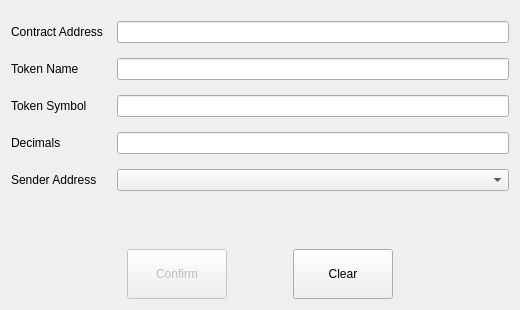
<?xml version="1.0" encoding="UTF-8"?>
<ui version="4.0">
 <class>AddTokenPage</class>
 <widget class="QWidget" name="AddTokenPage">
  <property name="geometry">
   <rect>
    <x>0</x>
    <y>0</y>
    <width>520</width>
    <height>310</height>
   </rect>
  </property>
  <property name="windowTitle">
   <string>Form</string>
  </property>
  <layout class="QVBoxLayout" name="verticalLayout">
   <item>
    <spacer name="verticalSpacer_2">
     <property name="orientation">
      <enum>Qt::Vertical</enum>
     </property>
     <property name="sizeType">
      <enum>QSizePolicy::Fixed</enum>
     </property>
     <property name="sizeHint" stdset="0">
      <size>
       <width>20</width>
       <height>10</height>
      </size>
     </property>
    </spacer>
   </item>
   <item>
    <layout class="QGridLayout" name="gridLayout">
     <property name="verticalSpacing">
      <number>15</number>
     </property>
     <item row="2" column="0">
      <widget class="QLabel" name="labelTokenSymbol">
       <property name="minimumSize">
        <size>
         <width>100</width>
         <height>0</height>
        </size>
       </property>
       <property name="text">
        <string>Token Symbol</string>
       </property>
      </widget>
     </item>
     <item row="3" column="1">
      <widget class="QLineEdit" name="lineEditDecimals">
       <property name="alignment">
        <set>Qt::AlignCenter</set>
       </property>
       <property name="readOnly">
        <bool>true</bool>
       </property>
      </widget>
     </item>
     <item row="2" column="1">
      <widget class="QLineEdit" name="lineEditTokenSymbol">
       <property name="alignment">
        <set>Qt::AlignCenter</set>
       </property>
       <property name="readOnly">
        <bool>false</bool>
       </property>
      </widget>
     </item>
     <item row="1" column="1">
      <widget class="QLineEdit" name="lineEditTokenName">
       <property name="alignment">
        <set>Qt::AlignCenter</set>
       </property>
       <property name="readOnly">
        <bool>false</bool>
       </property>
      </widget>
     </item>
     <item row="0" column="0">
      <widget class="QLabel" name="labelContractAddress">
       <property name="minimumSize">
        <size>
         <width>100</width>
         <height>0</height>
        </size>
       </property>
       <property name="text">
        <string>Contract Address</string>
       </property>
      </widget>
     </item>
     <item row="0" column="1">
      <widget class="QLineEdit" name="lineEditContractAddress">
       <property name="alignment">
        <set>Qt::AlignCenter</set>
       </property>
      </widget>
     </item>
     <item row="1" column="0">
      <widget class="QLabel" name="labelTokenName">
       <property name="minimumSize">
        <size>
         <width>100</width>
         <height>0</height>
        </size>
       </property>
       <property name="text">
        <string>Token Name</string>
       </property>
      </widget>
     </item>
     <item row="3" column="0">
      <widget class="QLabel" name="labelDecimals">
       <property name="minimumSize">
        <size>
         <width>100</width>
         <height>0</height>
        </size>
       </property>
       <property name="text">
        <string>Decimals</string>
       </property>
      </widget>
     </item>
     <item row="4" column="0">
      <widget class="QLabel" name="label">
       <property name="text">
        <string>Sender Address</string>
       </property>
      </widget>
     </item>
     <item row="4" column="1">
      <widget class="AddressField" name="lineEditSenderAddress"/>
     </item>
    </layout>
   </item>
   <item>
    <spacer name="verticalSpacer">
     <property name="orientation">
      <enum>Qt::Vertical</enum>
     </property>
     <property name="sizeHint" stdset="0">
      <size>
       <width>20</width>
       <height>40</height>
      </size>
     </property>
    </spacer>
   </item>
   <item>
    <layout class="QHBoxLayout" name="horizontalLayout">
     <property name="rightMargin">
      <number>0</number>
     </property>
     <item>
      <spacer name="horizontalSpacer">
       <property name="orientation">
        <enum>Qt::Horizontal</enum>
       </property>
       <property name="sizeHint" stdset="0">
        <size>
         <width>40</width>
         <height>20</height>
        </size>
       </property>
      </spacer>
     </item>
     <item>
      <widget class="QPushButton" name="confirmButton">
       <property name="enabled">
        <bool>false</bool>
       </property>
       <property name="minimumSize">
        <size>
         <width>100</width>
         <height>50</height>
        </size>
       </property>
       <property name="text">
        <string>Confirm</string>
       </property>
      </widget>
     </item>
     <item>
      <spacer name="horizontalSpacer_3">
       <property name="orientation">
        <enum>Qt::Horizontal</enum>
       </property>
       <property name="sizeType">
        <enum>QSizePolicy::Fixed</enum>
       </property>
       <property name="sizeHint" stdset="0">
        <size>
         <width>60</width>
         <height>20</height>
        </size>
       </property>
      </spacer>
     </item>
     <item>
      <widget class="QPushButton" name="clearButton">
       <property name="minimumSize">
        <size>
         <width>100</width>
         <height>50</height>
        </size>
       </property>
       <property name="text">
        <string>Clear</string>
       </property>
      </widget>
     </item>
     <item>
      <spacer name="horizontalSpacer_2">
       <property name="orientation">
        <enum>Qt::Horizontal</enum>
       </property>
       <property name="sizeHint" stdset="0">
        <size>
         <width>40</width>
         <height>20</height>
        </size>
       </property>
      </spacer>
     </item>
    </layout>
   </item>
  </layout>
 </widget>
 <customwidgets>
  <customwidget>
   <class>AddressField</class>
   <extends>QComboBox</extends>
   <header>addressfield.h</header>
  </customwidget>
 </customwidgets>
 <resources/>
 <connections/>
</ui>
